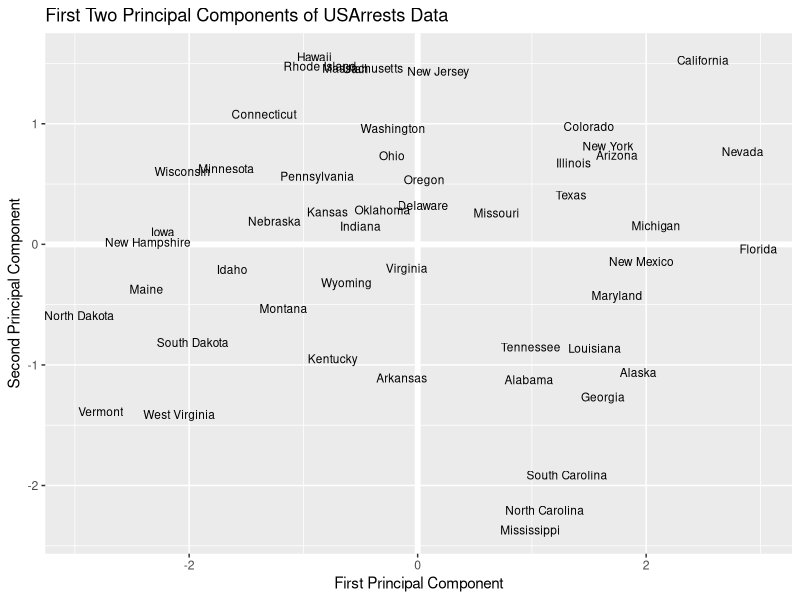
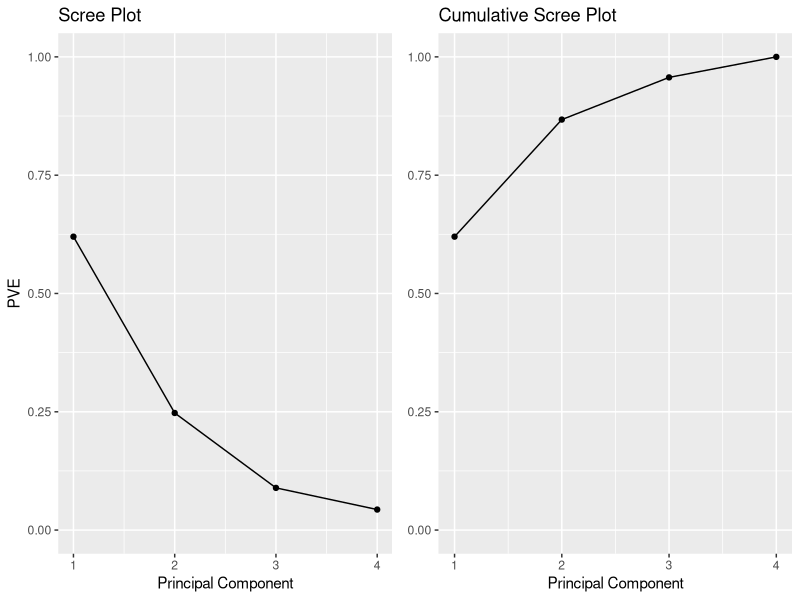
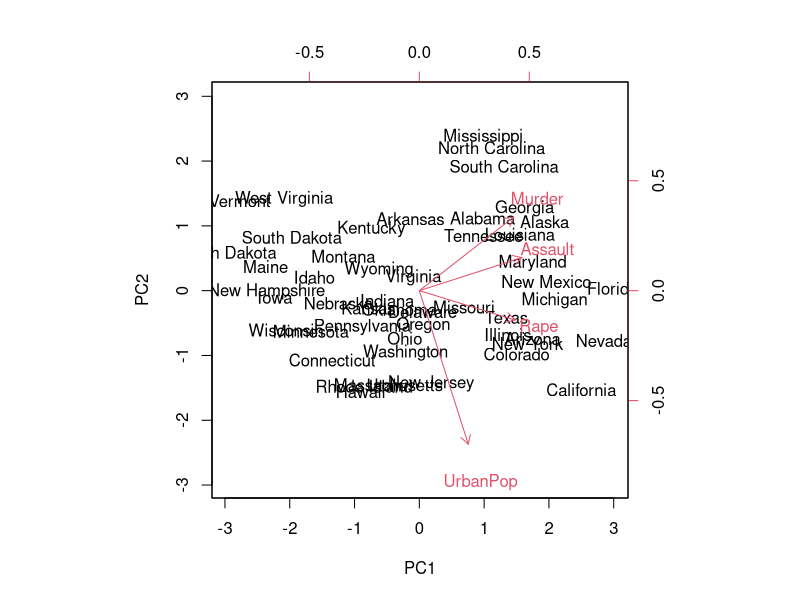

These figures' R source, in order:
## ---- chunk 1
knitr::opts_chunk$set(echo = TRUE)
## ---- chunk 2
library(tidyverse) # data manipulation and visualization
library(gridExtra) # plot arrangement

data("USArrests")
head(USArrests, 10)
## ---- chunk 3
# compute variance of each variable
apply(USArrests, 2, var)
## ---- chunk 4
# create new data frame with centered variables
scaled_df <- apply(USArrests, 2, scale)
head(scaled_df)
## ---- chunk 5
# Calculate eigenvalues & eigenvectors
arrests.cov <- cov(scaled_df)  
arrests.eigen <- eigen(arrests.cov)
str(arrests.eigen)
## ---- chunk 6
# Extract the loadings
(phi <- arrests.eigen$vectors[,1:2])
## ---- chunk 7
phi <- -phi
row.names(phi) <- c("Murder", "Assault", "UrbanPop", "Rape")
colnames(phi) <- c("PC1", "PC2")
phi
## ---- chunk 8
# Calculate Principal Components scores
PC1 <- as.matrix(scaled_df) %*% phi[,1]
PC2 <- as.matrix(scaled_df) %*% phi[,2]

# Create data frame with Principal Components scores
PC <- data.frame(State = row.names(USArrests), PC1, PC2)
head(PC)
## ---- chunk 9
# Plot Principal Components for each State
ggplot(PC, aes(PC1, PC2)) + 
  modelr::geom_ref_line(h = 0) +
  modelr::geom_ref_line(v = 0) +
  geom_text(aes(label = State), size = 3) +
  xlab("First Principal Component") + 
  ylab("Second Principal Component") + 
  ggtitle("First Two Principal Components of USArrests Data")
## ---- chunk 10
PVE <- arrests.eigen$values / sum(arrests.eigen$values)
round(PVE, 2)
## ---- chunk 11
# PVE (aka scree) plot
PVEplot <- qplot(c(1:4), PVE) + 
  geom_line() + 
  xlab("Principal Component") + 
  ylab("PVE") +
  ggtitle("Scree Plot") +
  ylim(0, 1)

# Cumulative PVE plot
cumPVE <- qplot(c(1:4), cumsum(PVE)) + 
  geom_line() + 
  xlab("Principal Component") + 
  ylab(NULL) + 
  ggtitle("Cumulative Scree Plot") +
  ylim(0,1)

grid.arrange(PVEplot, cumPVE, ncol = 2)
## ---- chunk 12
pca_result <- prcomp(USArrests, scale = TRUE)
names(pca_result)
## ---- chunk 13
# means
pca_result$center
# standard deviations
pca_result$scale
## ---- chunk 14
pca_result$rotation
## ---- chunk 15
pca_result$rotation <- -pca_result$rotation
pca_result$rotation
## ---- chunk 16
pca_result$x <- - pca_result$x
head(pca_result$x)
## ---- chunk 17
biplot(pca_result, scale = 0)
## ---- chunk 18
pca_result$sdev
## ---- chunk 19
(VE <- pca_result$sdev^2)
## ---- chunk 20
PVE <- VE / sum(VE)
round(PVE, 2)
